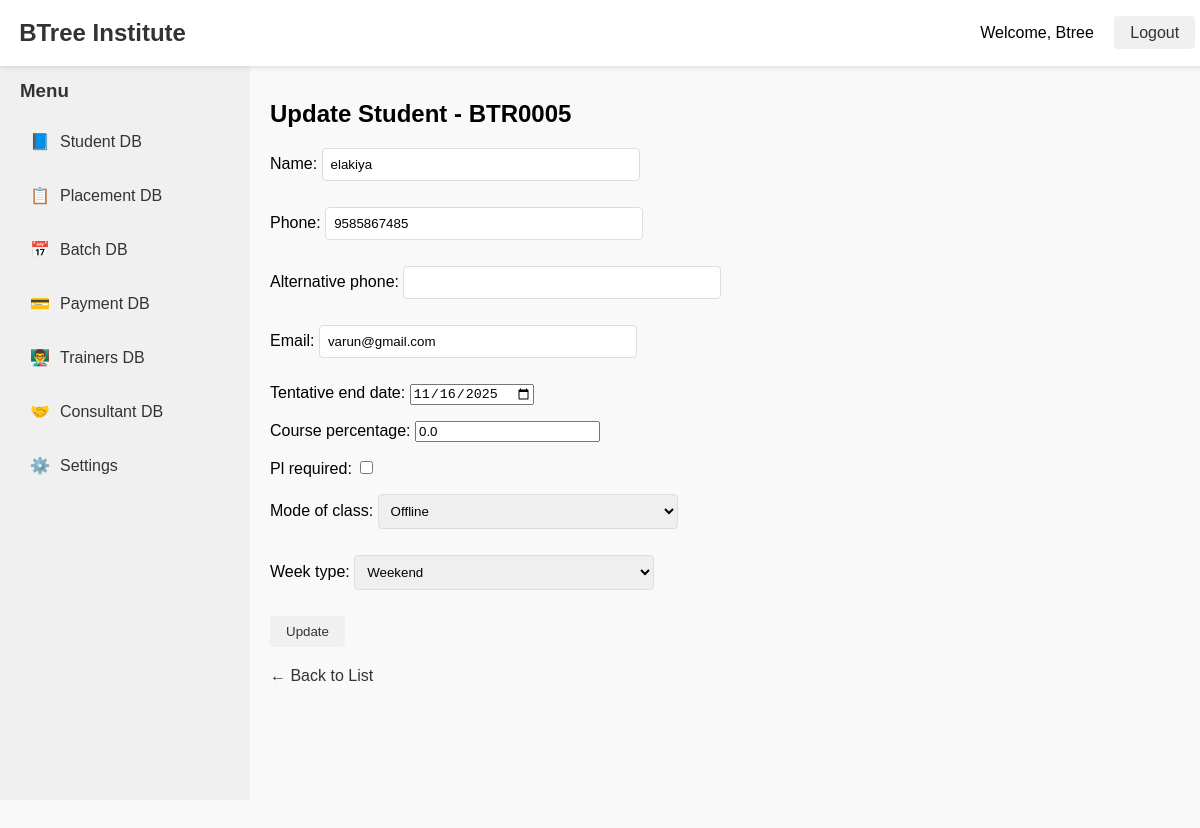
The app's page /students/BTR0005/update/ (signed in) with its own data.
### accounts/models.py (models this page shows, shortened)
class CustomUser(AbstractBaseUser, PermissionsMixin):
    ROLE_CHOICES = [
        ('admin', 'Admin'),
        ('staff', 'Staff'),
        ('placement', 'Placement'),
        ('trainer', 'Trainer'),
        ('student', 'Student'),
        ('batch_coordination', 'Batch Coordination'),
        ('consultant', 'Consultant'),
    ]
    email = models.EmailField(unique=True)
    name = models.CharField(max_length=100)
    role = models.CharField(max_length=30, choices=ROLE_CHOICES)
    is_active = models.BooleanField(default=True)
    is_staff = models.BooleanField(default=False)
    is_superuser = models.BooleanField(default=False)
    objects = CustomUserManager()
    USERNAME_FIELD = 'email'
    REQUIRED_FIELDS = ['name',]

### studentsdb/models.py (models this page shows, shortened)
class Student(models.Model):
    MODE_CHOICES = [
        ('ON', 'Online'),
        ('OFF', 'Offline'),
    ]
    WEEK_TYPE = [
        ('WD', 'Weekday'),
        ('WE', 'Weekend'),
    ]
    student_id = models.CharField(max_length=10, unique=True, blank=True)
    name = models.CharField(max_length=100)
    phone = models.CharField(max_length=15)
    alternative_phone = models.CharField(max_length=15, null=True, blank=True)
    email = models.EmailField()
    trainer = models.ForeignKey('trainersdb.Trainer', on_delete=models.SET_NULL, null=True, blank=True)
    join_date = models.DateField(default=timezone.now)
    start_date = models.DateField(blank=True, null=True)
    tentative_end_date = models.DateField(blank=True, null=True)
    course_percentage = models.FloatField(default=0)
    pl_required = models.BooleanField(default=False)
    source_of_joining = models.ForeignKey(SourceOfJoining, on_delete=models.SET_NULL, null=True, blank=True)
    mode_of_class = models.CharField(max_length=3, choices=MODE_CHOICES)
    week_type = models.CharField(max_length=2, choices=WEEK_TYPE)
    consultant = models.ForeignKey(Consultant, on_delete=models.SET_NULL, null=True, blank=True)

### studentsdb/views.py (the view)
# urls.py: path('<str:student_id>/update/', update_student, name='update_student'),
@login_required
def update_student(request, student_id):
    student = get_object_or_404(Student, student_id=student_id)
    if request.method == 'POST':
        form = StudentUpdateForm(request.POST, instance=student)
        if form.is_valid():
            updated_student = form.save(commit=False)
            if not updated_student.tentative_end_date:
                updated_student.tentative_end_date = updated_student.join_date + relativedelta(months=4)
            updated_student.save()
            if updated_student.pl_required:
                Placement.objects.get_or_create(student=updated_student)
            else:
                Placement.objects.filter(student=updated_student).delete()
            messages.success(request, f"{updated_student.student_id} updated successfully.")
            return redirect('student_list')
    else:
        form = StudentUpdateForm(instance=student)
    return render(request, 'studentsdb/update_student.html', {
        'form': form,
        'student': student
    })

### studentsdb/forms.py (shortened to what this page needs)
class StudentUpdateForm(forms.ModelForm):
    class Meta:
        model = Student
        fields = [
            'name',
            'phone',
            'alternative_phone',
            'email',
            'tentative_end_date',
            'course_percentage',
            'pl_required',
            'mode_of_class',
            'week_type',
        ]
        widgets = {
            'tentative_end_date': forms.DateInput(attrs={'type': 'date'}),
        }

### templates/studentsdb/update_student.html (shortened to what this page needs)
{% extends "base.html" %}
{% block content %}
<h2>Update Student - {{ student.student_id }}</h2>
<form method="post">
    {{ form.as_p }}
    <button type="submit">Update</button>
</form>
<a href="{% url 'student_list' %}">← Back to List</a>
{% endblock %}

### templates/includes/navbar.html
<nav style="background-color: #ffffff; padding: 1.2rem; box-shadow: 0 2px 4px rgba(0,0,0,0.1); position: fixed; width: 98%; top: 0; z-index: 1000; display: flex; justify-content: space-between; align-items: center;">
    <div class="logo" style="font-size: 1.5rem; font-weight: bold;">
        <a href="/" style="text-decoration: none; color: #333;">BTree Institute</a>
    </div>
    <div class="auth-buttons">
        {% if user.is_authenticated %}
            <span style="margin-right: 1rem;">Welcome, {{ user.name }}</span>
            <a href="{% url 'logout' %}" style="padding: 0.5rem 1rem; background-color: #f0f0f0; border-radius: 4px; color: #333; text-decoration: none;">Logout</a>
        {% else %}
            <a href="{% url 'login' %}" style="padding: 0.5rem 1rem; background-color: #f0f0f0; border-radius: 4px; color: #333; text-decoration: none;">Login</a>
        {% endif %}
    </div>
</nav>

### static/css/styles.css (style rules this page uses)
body { font-family: Arial, sans-serif; margin: 0; padding: 0; background-color: #f9f9f9; }
a { text-decoration: none; color: #333; }
button, input[type='submit'] { padding: 8px 16px; background-color: #f0f0f0; border: none; border-radius: 4px; cursor: pointer; color: #333; transition: background-color 0.2s; }
input[type='text'], input[type='email'], input[type='password'], textarea, select { padding: 8px; border: 1px solid #ddd; border-radius: 4px; width: 100%; max-width: 300px; margin-bottom: 10px; }
form { margin-bottom: 20px; }

### records on screen
CustomUser: name "Btree"
Student: student_id "BTR0005", name "elakiya", phone "9585867485", email "varun@gmail.com", tentative_end_date "11/16/2025", course_percentage "0.0", mode_of_class "Offline", week_type "Weekend"
